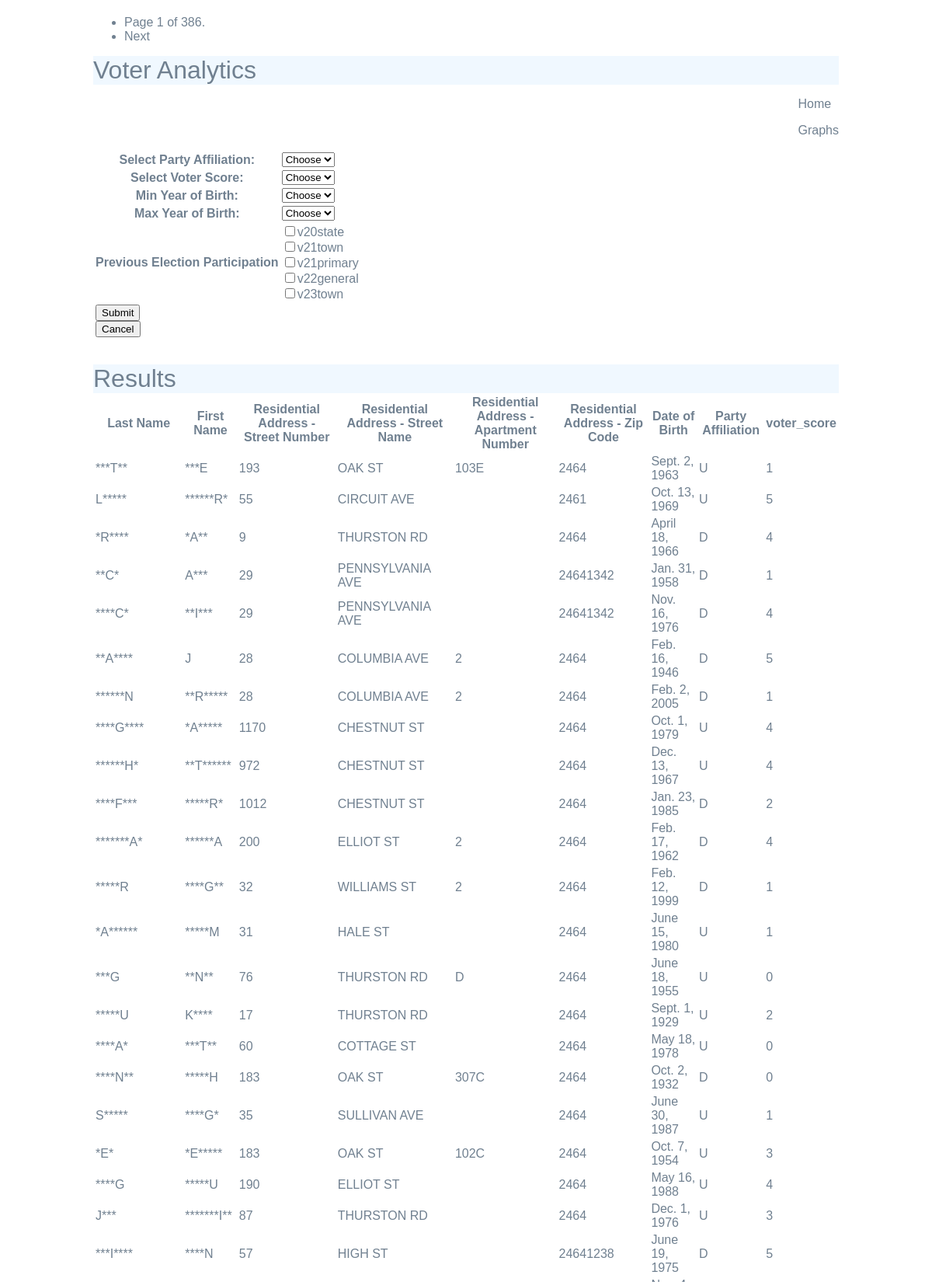
Screenshot of /voter_analytics/ (upper part) with the database file from the repository.
### cs412/voter_analytics/models.py (models this page shows, shortened)
class Voter(models.Model):
    Last_Name = models.TextField()
    First_Name = models.TextField()
    RA_Street_Number = models.IntegerField()
    RA_Street_Name = models.TextField()
    RA_Apartment_Number = models.TextField()
    RA_Zip_Code = models.TextField()
    DOB = models.DateField()
    DOR = models.DateField()
    Party_Affiliation = models.CharField(max_length=2)
    Precinct_Number = models.IntegerField()
    v20state = models.TextField(max_length=5, default='', blank=True)
    v21town = models.TextField(max_length=5, default='', blank=True)
    v21primary = models.TextField(max_length=5, default='', blank=True)
    v22general = models.TextField(max_length=5, default='', blank=True)
    v23town = models.TextField(max_length=5, default='', blank=True)
    voter_score = models.IntegerField()

### cs412/voter_analytics/views.py (the view)
# urls.py: path('', ResultsListView.as_view(), name = "voters"),
class ResultsListView(ListView):
    model = Voter
    template_name = 'voter_analytics/voters.html'
    context_object_name = 'voters'
    paginate_by = 100
    def get_queryset(self):
        results = super().get_queryset()
        if 'party_affiliation' in self.request.GET:
            pa = self.request.GET['party_affiliation']
            if pa:
                results = results.filter(Party_Affiliation = pa)
        if 'voter_score' in self.request.GET:
            vs = self.request.GET['voter_score']
            if vs:
                results = results.filter(voter_score = vs)
        if 'min_dob_year' in self.request.GET:
            mdy = self.request.GET['min_dob_year']
            if mdy:
                results = results.filter(DOB__year__gt = int(mdy))
        if 'max_dob_year' in self.request.GET:
            mady = self.request.GET['max_dob_year']
            if mady:
                results = results.filter(DOB__year__lt = int(mady))
        if 'v20state' in self.request.GET:
            v1 = self.request.GET['v20state']
            if v1 and v1 == "on":
                results = results.filter(v20state = 'TRUE')
        if 'v21town' in self.request.GET:
            v21 = self.request.GET['v21town']
            if v21 and v21 == "on":
                results = results.filter(v21town = 'TRUE')
        if 'v21primary' in self.request.GET:
            v21p = self.request.GET['v21primary']
            if v21p and v21p == "on":
                results = results.filter(v21primary = 'TRUE')
        if 'v22general' in self.request.GET:
            v22g = self.request.GET['v22general']
            if v22g and v22g == "on":
                results = results.filter(v22general = 'TRUE')
        if 'v23town' in self.request.GET:
            v23 = self.request.GET['v23town']
            if v23 and v23 == "on":
                results = results.filter(v23town = 'TRUE')
        return results
    def get_context_data(self, **kwargs):
        context = super().get_context_data(**kwargs)
        context["party_affils"] = ['U ', 'D ', 'R ', 'J ', 'A ', 'CC', 'X ', 'L ', 'Q ', 'S ', 'FF', 'G ', 'HH', 'T ', 'AA', 'GG', 'Z ', 'O ', 'P ', 'E ', 'V ', 'H ', 'Y ', 'W ', 'EE', 'K ']
        context['voterscores'] = ['0','1','2','3','4','5']
        context["years"] = [str(y) for y in range(1920, 2004)]
        context["priorvotes"] = ["v20state", "v21town", "v21primary", "v22general", "v23town"]
        return context

### cs412/voter_analytics/templates/voter_analytics/voters.html (shortened to what this page needs)
{% extends 'voter_analytics/base.html' %}
{% block content %}
<div class="container">
    <div class = "row">
        {%include "voter_analytics/search.html" %}
    </div>
	<h1>Results</h1>
    <div class="row">
        <table>
            <tr>
                <th>Last Name</th>
                <th>First Name</th>
                <th>Residential Address - Street Number</th>
                <th>Residential Address - Street Name</th>
                <th>Residential Address - Apartment Number</th>
                <th>Residential Address - Zip Code</th>
                <th>Date of Birth</th>
                <th>Party Affiliation</th>
                <th>voter_score</th>
            </tr>
            {% for r in voters %}
            <tr>
                <td><a href = "{%url 'voter_detail' r.pk %}">{{r.Last_Name}}</a></td>
                <td>{{r.First_Name}}</td>
                <td>{{r.RA_Street_Number}}</td>
                <td>{{r.RA_Street_Name}}</td>
                <td>{{r.RA_Apartment_Number}}</td>
                <td>{{r.RA_Zip_Code}}</td>
                <td>{{r.DOB}}</td>
                <td>{{r.Party_Affiliation}}</td>
                <td>{{r.voter_score}}</td>
            </tr>
            {% endfor %}
        </table>
        </div>
{% endblock %}

### static/styles.css (style rules this page uses)
body { background-color: #fff; color: slategray; font-family: arial; }
h1,h2,h3,h4,h5 { font-weight: normal; background:aliceblue; margin: 0; }
a, a:visited { color: slategrey; text-decoration: none; }
body { max-width: 960px; margin: 20px auto; padding: 20px auto; }

### rows the page displays
Voter: Last_Name "***T**", First_Name "***E", RA_Street_Number "193", RA_Street_Name "OAK ST", RA_Apartment_Number "103E", RA_Zip_Code "2464", DOB "Sept. 2, 1963", Party_Affiliation "U", voter_score "1"
Voter: Last_Name "L*****", First_Name "******R*", RA_Street_Number "55", RA_Street_Name "CIRCUIT AVE", RA_Zip_Code "2461", DOB "Oct. 13, 1969", Party_Affiliation "U", voter_score "5"
Voter: Last_Name "*R****", First_Name "*A**", RA_Street_Number "9", RA_Street_Name "THURSTON RD", RA_Zip_Code "2464", DOB "April 18, 1966", Party_Affiliation "D", voter_score "4"
Voter: Last_Name "**C*", First_Name "A***", RA_Street_Number "29", RA_Street_Name "PENNSYLVANIA AVE", RA_Zip_Code "24641342", DOB "Jan. 31, 1958", Party_Affiliation "D", voter_score "1"
Voter: Last_Name "****C*", First_Name "**I***", RA_Street_Number "29", RA_Street_Name "PENNSYLVANIA AVE", RA_Zip_Code "24641342", DOB "Nov. 16, 1976", Party_Affiliation "D", voter_score "4"
Voter: Last_Name "**A****", First_Name "J", RA_Street_Number "28", RA_Street_Name "COLUMBIA AVE", RA_Apartment_Number "2", RA_Zip_Code "2464", DOB "Feb. 16, 1946", Party_Affiliation "D", voter_score "5"
Voter: Last_Name "******N", First_Name "**R*****", RA_Street_Number "28", RA_Street_Name "COLUMBIA AVE", RA_Apartment_Number "2", RA_Zip_Code "2464", DOB "Feb. 2, 2005", Party_Affiliation "D", voter_score "1"
Voter: Last_Name "****G****", First_Name "*A*****", RA_Street_Number "1170", RA_Street_Name "CHESTNUT ST", RA_Zip_Code "2464", DOB "Oct. 1, 1979", Party_Affiliation "U", voter_score "4"
Voter: Last_Name "******H*", First_Name "**T******", RA_Street_Number "972", RA_Street_Name "CHESTNUT ST", RA_Zip_Code "2464", DOB "Dec. 13, 1967", Party_Affiliation "U", voter_score "4"
Voter: Last_Name "****F***", First_Name "*****R*", RA_Street_Number "1012", RA_Street_Name "CHESTNUT ST", RA_Zip_Code "2464", DOB "Jan. 23, 1985", Party_Affiliation "D", voter_score "2"
Voter: Last_Name "*******A*", First_Name "******A", RA_Street_Number "200", RA_Street_Name "ELLIOT ST", RA_Apartment_Number "2", RA_Zip_Code "2464", DOB "Feb. 17, 1962", Party_Affiliation "D", voter_score "4"
Voter: Last_Name "*****R", First_Name "****G**", RA_Street_Number "32", RA_Street_Name "WILLIAMS ST", RA_Apartment_Number "2", RA_Zip_Code "2464", DOB "Feb. 12, 1999", Party_Affiliation "D", voter_score "1"
Voter: Last_Name "*A******", First_Name "*****M", RA_Street_Number "31", RA_Street_Name "HALE ST", RA_Zip_Code "2464", DOB "June 15, 1980", Party_Affiliation "U", voter_score "1"
Voter: Last_Name "***G", First_Name "**N**", RA_Street_Number "76", RA_Street_Name "THURSTON RD", RA_Apartment_Number "D", RA_Zip_Code "2464", DOB "June 18, 1955", Party_Affiliation "U", voter_score "0"
Voter: Last_Name "*****U", First_Name "K****", RA_Street_Number "17", RA_Street_Name "THURSTON RD", RA_Zip_Code "2464", DOB "Sept. 1, 1929", Party_Affiliation "U", voter_score "2"
Voter: Last_Name "****A*", First_Name "***T**", RA_Street_Number "60", RA_Street_Name "COTTAGE ST", RA_Zip_Code "2464", DOB "May 18, 1978", Party_Affiliation "U", voter_score "0"
Voter: Last_Name "****N**", First_Name "*****H", RA_Street_Number "183", RA_Street_Name "OAK ST", RA_Apartment_Number "307C", RA_Zip_Code "2464", DOB "Oct. 2, 1932", Party_Affiliation "D", voter_score "0"
Voter: Last_Name "S*****", First_Name "****G*", RA_Street_Number "35", RA_Street_Name "SULLIVAN AVE", RA_Zip_Code "2464", DOB "June 30, 1987", Party_Affiliation "U", voter_score "1"
Voter: Last_Name "*E*", First_Name "*E*****", RA_Street_Number "183", RA_Street_Name "OAK ST", RA_Apartment_Number "102C", RA_Zip_Code "2464", DOB "Oct. 7, 1954", Party_Affiliation "U", voter_score "3"
Voter: Last_Name "****G", First_Name "*****U", RA_Street_Number "190", RA_Street_Name "ELLIOT ST", RA_Zip_Code "2464", DOB "May 16, 1988", Party_Affiliation "U", voter_score "4"
Voter: Last_Name "J***", First_Name "*******I**", RA_Street_Number "87", RA_Street_Name "THURSTON RD", RA_Zip_Code "2464", DOB "Dec. 1, 1976", Party_Affiliation "U", voter_score "3"
Voter: Last_Name "***I****", First_Name "****N", RA_Street_Number "57", RA_Street_Name "HIGH ST", RA_Zip_Code "24641238", DOB "June 19, 1975", Party_Affiliation "D", voter_score "5"

### other values shown
{{ page_obj.number }} "1"
{{ page_obj.paginator.num_pages }} "386"
